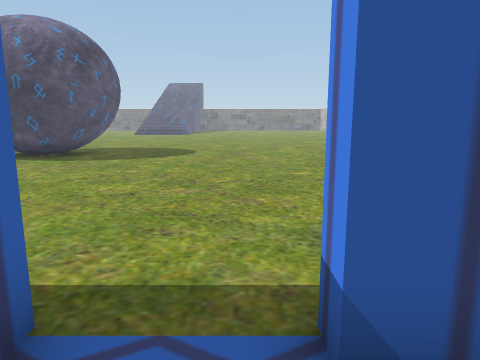
view 1 (above)

24 first-person views from a walk through a scene from a Unity 3-D project. The camera is 1.5 m above the floor, tilts 10° down and sees 70° across. The floor is counted in squares, 1 m on a side. Each view is taken from the middle of a square. On the plan, view 1 faces up. The plan holds only what a view shows up to about 16 squares ahead; the rest is blank. The place goes on beyond the plan. The player is left out.

view 2
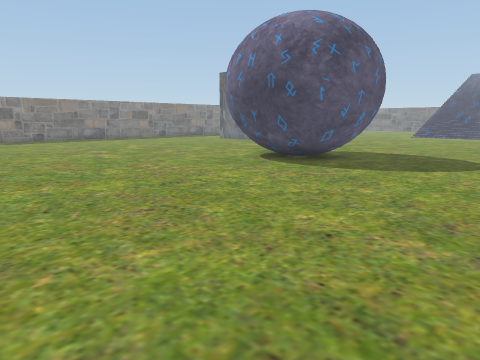

view 3
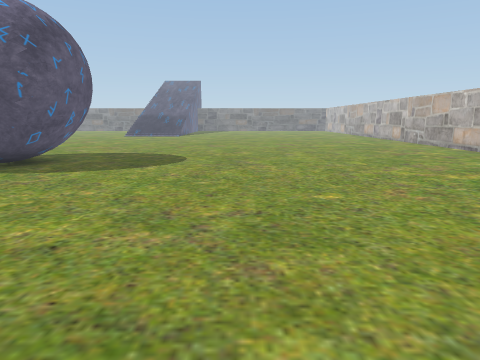

view 4
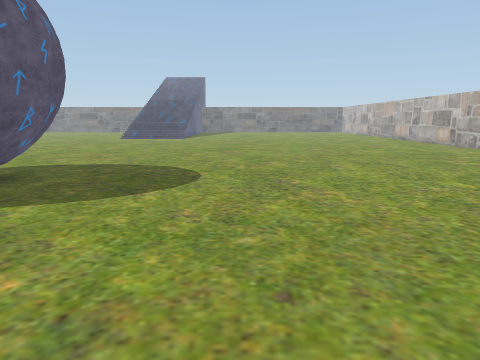

view 5
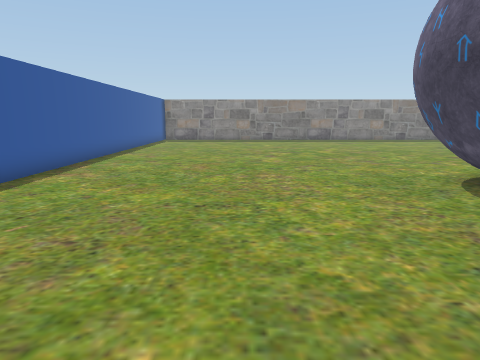

view 6
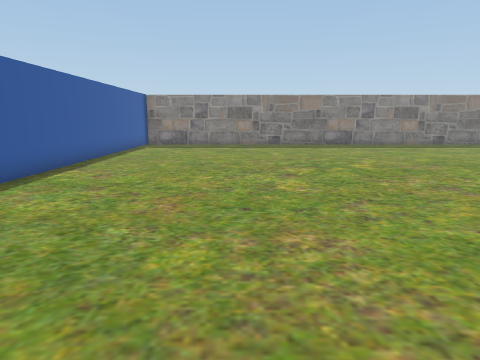

view 7
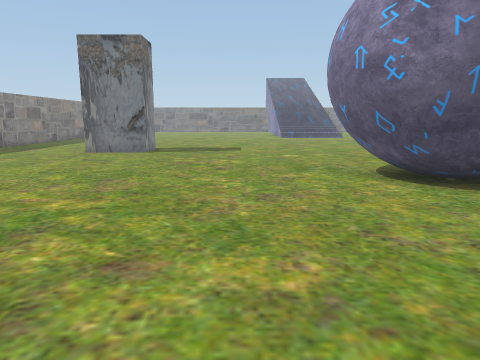

view 8
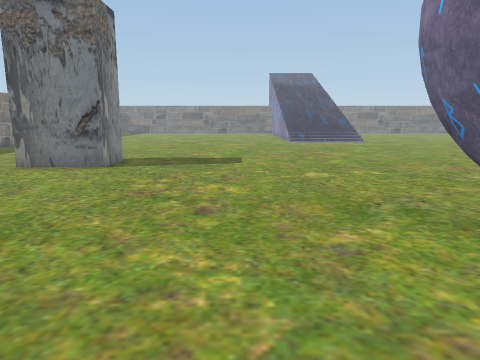

view 9
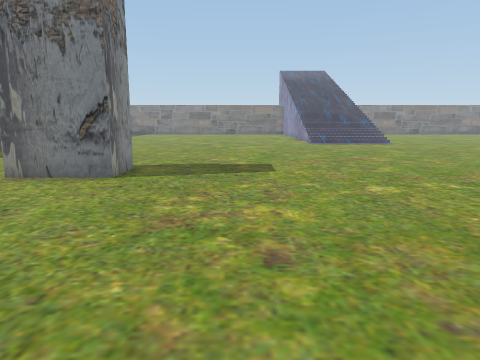

view 10
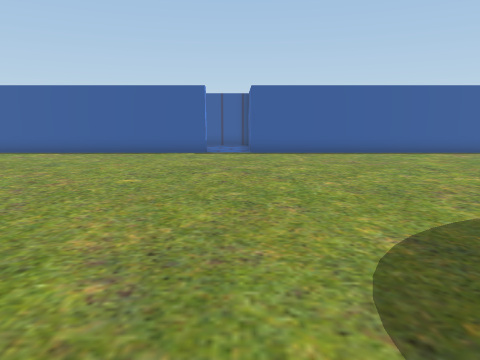

view 11
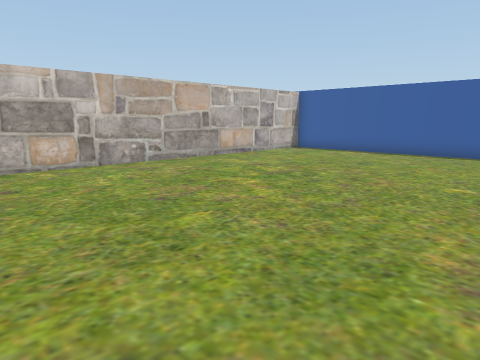

view 12
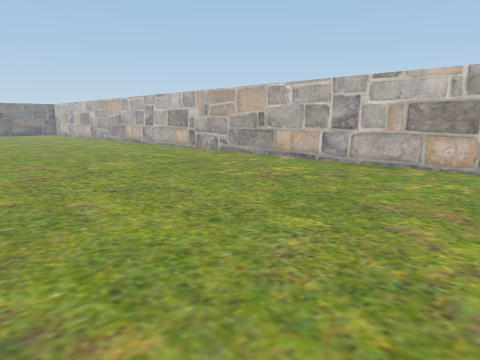

view 13
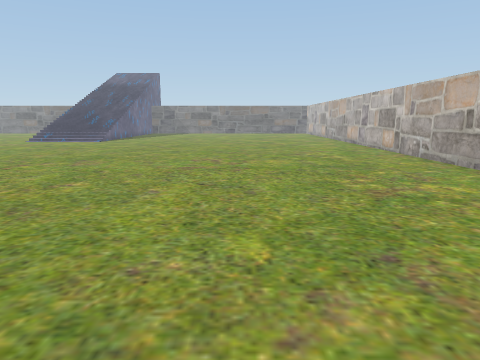

view 14
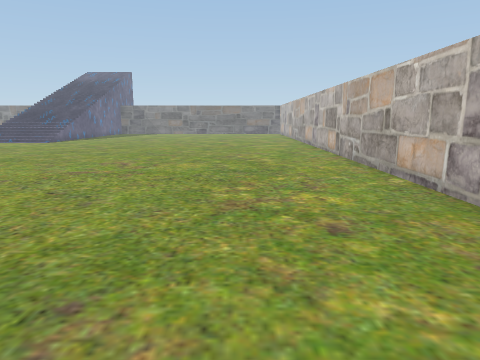

view 15
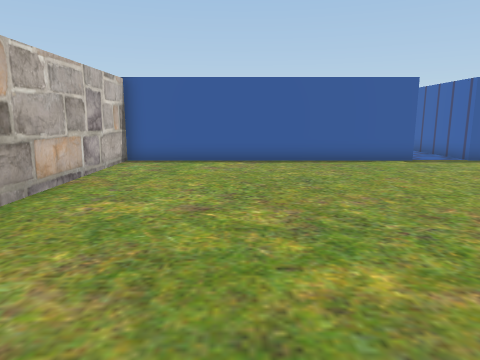

view 16
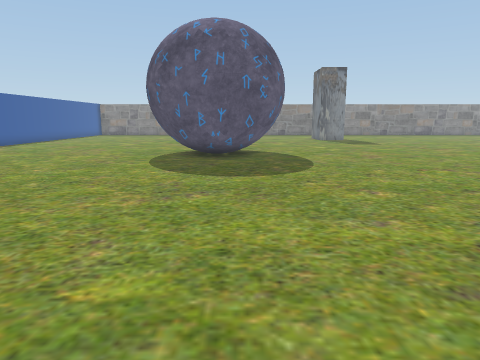

view 17
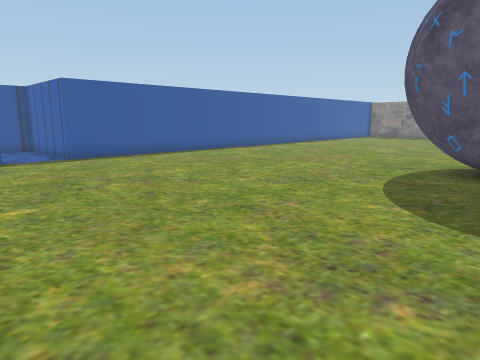

view 18
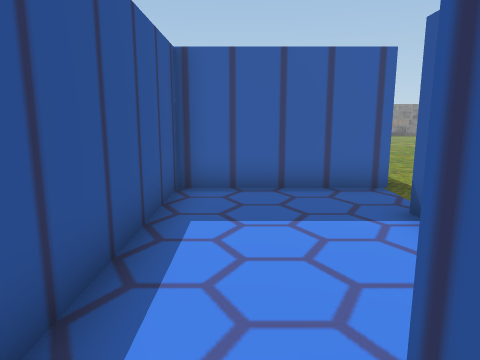

view 19
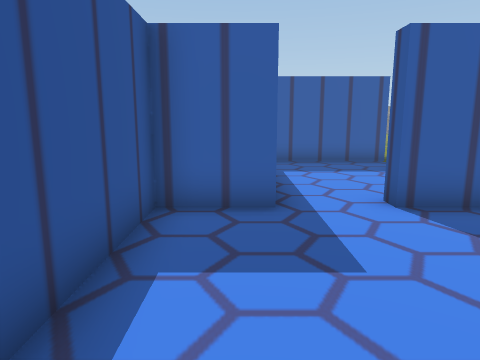

view 20
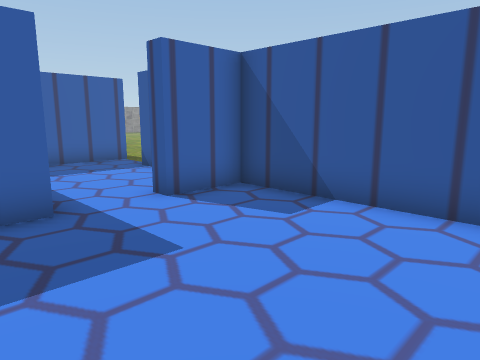

view 21
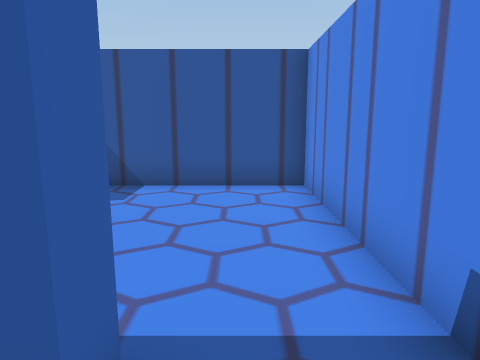

view 22
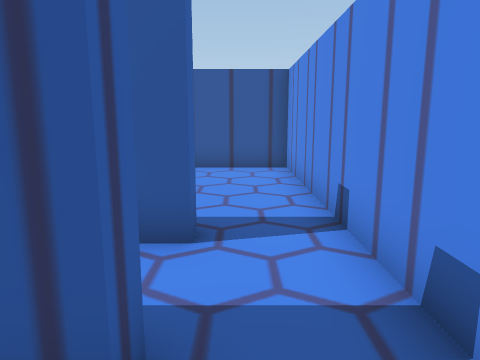

view 23
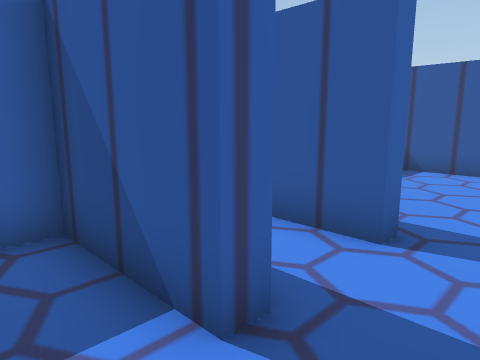

view 24
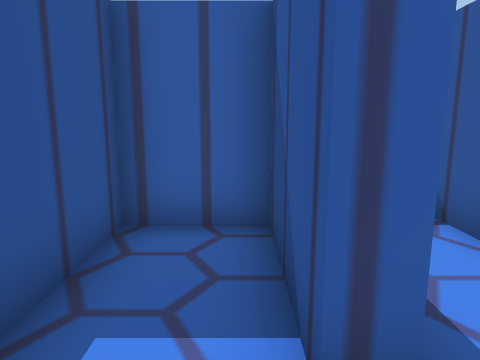

### Floor plan
Points are (right, up) in squares from view 1. A wall is a line through its corners. A room is listed if a view was taken in it or the views show most of it. See-through windows are left out.
Room 1 (view 1)
walls: (1.5, 1.8) (0.6, 1.8) (0.6, 2.3); (5.2, -0.3) (4.6, -0.3); (-1.5, 2.3) (-1.5, -2.4) (4.2, -2.4)
ways out: opening at (-0.5, 2) to room 2; opening at (5, -1.5) to room 3
Room 2 (views 2, 3, 4, 5, 6, 7, 8, 9, 10, 11, 12, 13, 14, 15, 16, 17)
walls: (-5.5, 14.7) (-5.6, 14.2) (-5.9, 13.5); (-5.6, 15.1) (-5.6, 14.5); (-5.8, 15.2) (-6.1, 14.1); (-5.9, 15.2) (-5.9, 14.9); (-5.7, 15.6) (-5.6, 14.9); (-5.8, 14.5) (-5.9, 14); (-5.6, 15.8) (-5.5, 15.3); (-5.9, 15.6) (-5.8, 15) (-5.9, 14.1) (-6.3, 13.5) (-6.9, 12.9) (-7.5, 12.6); (-6.1, 15.8) (-6, 15.3); (-6, 16.1) (-5.8, 15.6); (-6, 13.7) (-6.5, 13.1) (-7.2, 12.6) (-8.5, 12.4) (-9.4, 12.5) (-10.3, 12.9) (-10.7, 13.3); (-5.9, 13.6) (-6.2, 13.2); (-6.2, 13.8) (-6.5, 13.4); (-6.3, 16.3) (-6, 15.8); (-6.2, 13.3) (-6.7, 12.8); (-6.5, 13.5) (-7, 13.1); (-6.3, 16.8) (-5.9, 16.3); (-6.6, 16.6) (-6.2, 16.2); (-6.8, 13.1) (-7.3, 12.8); (-6.8, 16.9) (-6.5, 16.6); (-6.6, 17.1) (-6.1, 16.6) (-5.7, 15.8); (-7.1, 12.9) (-7.9, 12.7) (-9.2, 12.7) (-9.8, 12.9); (-7.1, 17.2) (-6.7, 16.9); (-7, 17.3) (-6.5, 17); (-7.3, 12.5) (-7.7, 12.4); (-7.7, 12.8) (-8.2, 12.8); (-7.5, 17.5) (-6.9, 17.2); (-7.9, 12.4) (-8.8, 12.4); (-8.8, 12.6) (-9.3, 12.7); (-8.9, 12.5) (-9.5, 12.6); (-9, 12.3) (-9.6, 12.5); (-9.6, 12.7) (-10.2, 13.1); (-9.9, 13.1) (-10.3, 13.4) (-10.7, 13.7); (-9.9, 12.7) (-10.4, 13); (-10.1, 13) (-10.5, 13.4); (-10.5, 13.3) (-10.9, 13.7); (-10.8, 14.1) (-11, 14.7); (-10.9, 15.4) (-10.7, 16); (-10.8, 13.6) (-11.2, 14.3); (-10.9, 13.9) (-11.1, 14.4) (-11.2, 14.9); (-11.1, 14.8) (-11.1, 15.2) (-11, 15.7); (-11.1, 15.6) (-11, 16.1); (-11.3, 14.9) (-11.3, 15.6); (-11.3, 15.3) (-11.2, 15.8); (-11.3, 14.5) (-11.3, 15); (-11.3, 14.2) (-11.4, 14.7); (0.6, 2.3) (11.2, 2.3) (11.2, 28.2); (-18.3, 23.6) (-18.3, 21.8) (-21.2, 21.8); (-22.2, 2.3) (-1.5, 2.3)
low walls: (-6.4, 13.8) (-6.7, 13.4); (-6.9, 13.3) (-7.5, 13); (-7.4, 13) (-7.9, 12.9); (-9.1, 12.9) (-9.5, 13) (-10, 13.3)
ways out: opening at (-0.5, 2) to room 1
Room 3 (views 18, 19, 20)
walls: (5.2, -2.4) (5.2, -4.5) (9.1, -4.5); (11.5, -4.4) (11.5, 1.8) (5.2, 1.8) (5.2, -0.3)
ways out: opening at (5, -1.5) to room 1; opening at (10.5, -5) to room 4
Room 4 (view 21)
walls: (9.4, -7) (9.4, -7.6); (9.4, -4.4) (9.4, -5) (5.8, -5); (11.5, -7.1) (11.5, -4.4)
ways out: opening at (10.5, -5) to room 3; opening at (10.5, -7) to room 5
Room 5 (views 22, 23, 24)
walls: (9.4, -7.6) (6.3, -7.6) (6.3, -9.7) (8.9, -9.7)
ways out: opening at (10.5, -7) to room 4

Where each view was taken, in squares from view 1:
view 1: 0 up, 0 right, facing up
view 2: 3 up, 0 right, facing up-left
view 3: 3 up, 0 right, facing up
view 4: 7 up, 1 left, facing up
view 5: 8 up, 1 left, facing left
view 6: 8 up, 6 left, facing left
view 7: 6 up, 14 left, facing up
view 8: 11 up, 14 left, facing up
view 9: 13 up, 15 left, facing up
view 10: 18 up, 1 left, facing down
view 11: 18 up, 0 right, facing down-right
view 12: 12 up, 0 right, facing up-right
view 13: 11 up, 4 right, facing up
view 14: 12 up, 7 right, facing up
view 15: 15 up, 7 right, facing down
view 16: 16 up, 7 right, facing left
view 17: 16 up, 3 right, facing down-left
view 18: 1 down, 6 right, facing left
view 19: 3 down, 11 right, facing left
view 20: 4 down, 11 right, facing up-left
view 21: 6 down, 10 right, facing up
view 22: 9 down, 10 right, facing up
view 23: 9 down, 11 right, facing up-left
view 24: 8 down, 11 right, facing left
